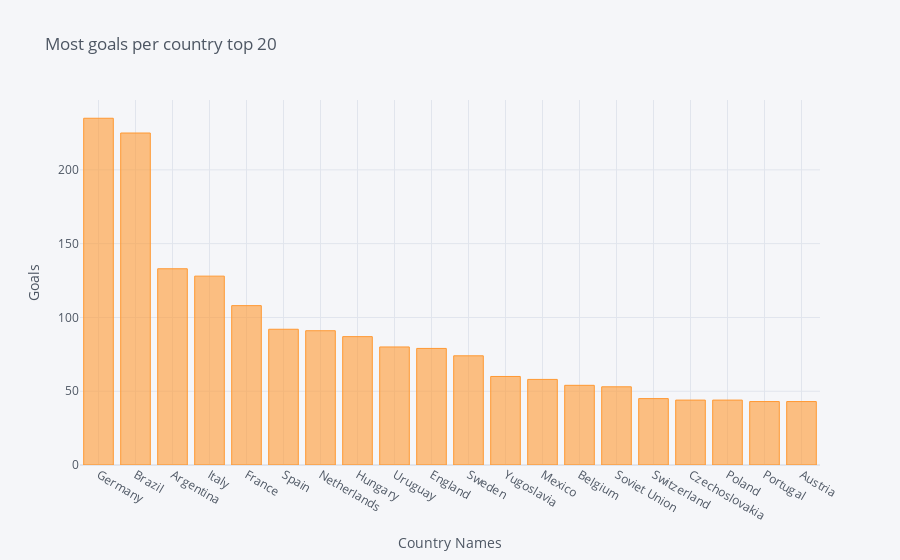

Write notebook code for a chart like this one.
### Code cell
goals[:20].iplot(kind = 'bar', xTitle= 'Country Names', yTitle = 'Goals', title = 'Most goals per country top 20')

### Figure 1 — Plotly figure (JSON) as saved in the notebook; plotly's stock layout.template omitted (floating-point values rounded to 4 significant figures)
{"data": [{"marker": {"color": "rgba(255, 153, 51, 0.6)", "line": {"color": "rgba(255, 153, 51, 1.0)", "width": 1}}, "name": "Goals", "orientation": "v", "text": "", "type": "bar", "x": ["Germany", "Brazil", "Argentina", "Italy", "France", "Spain", "Netherlands", "Hungary", "Uruguay", "England", "Sweden", "Yugoslavia", "Mexico", "Belgium", "Soviet Union", "Switzerland", "Czechoslovakia", "Poland", "Portugal", "Austria"], "y": [235, 225, 133, 128, 108, 92, 91, 87, 80, 79, 74, 60, 58, 54, 53, 45, 44, 44, 43, 43]}], "layout": {"legend": {"bgcolor": "#F5F6F9", "font": {"color": "#4D5663"}}, "paper_bgcolor": "#F5F6F9", "plot_bgcolor": "#F5F6F9", "title": {"font": {"color": "#4D5663"}, "text": "Most goals per country top 20"}, "xaxis": {"gridcolor": "#E1E5ED", "showgrid": true, "tickfont": {"color": "#4D5663"}, "title": {"font": {"color": "#4D5663"}, "text": "Country Names"}, "zerolinecolor": "#E1E5ED"}, "yaxis": {"gridcolor": "#E1E5ED", "showgrid": true, "tickfont": {"color": "#4D5663"}, "title": {"font": {"color": "#4D5663"}, "text": "Goals"}, "zerolinecolor": "#E1E5ED"}}}
